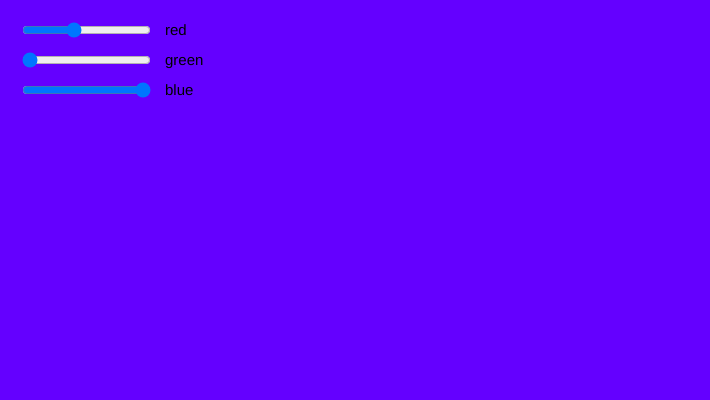
Frame 1 (no input)
Frame 60 (no input): identical to frame 1, image omitted
Frame 120 (the mouse pressed at the canvas centre since frame 60): identical to frame 1, image omitted

The p5.js sketch that drew this single still picture (run headless with seeded random() and noise() and a simulated clock; from frame 60 on, the mouse is pressed at the canvas centre):

// p5.js sketch
// ── sketch.js
var rSlider, gSlider, bSlider;

function setup() {
  // create canvas
  createCanvas(710, 400);
  textSize(15)
  noStroke();

  // create sliders
  rSlider = createSlider(0, 255, 100);
  rSlider.position(20, 20);
  gSlider = createSlider(0, 255, 0);
  gSlider.position(20, 50);
  bSlider = createSlider(0, 255, 255);
  bSlider.position(20, 80);
}

function draw() {
  var r = rSlider.value();
  var g = gSlider.value();
  var b = bSlider.value();
  background(r, g, b);
  text("red", 165, 35);
  text("green", 165, 65);
  text("blue", 165, 95);
}
